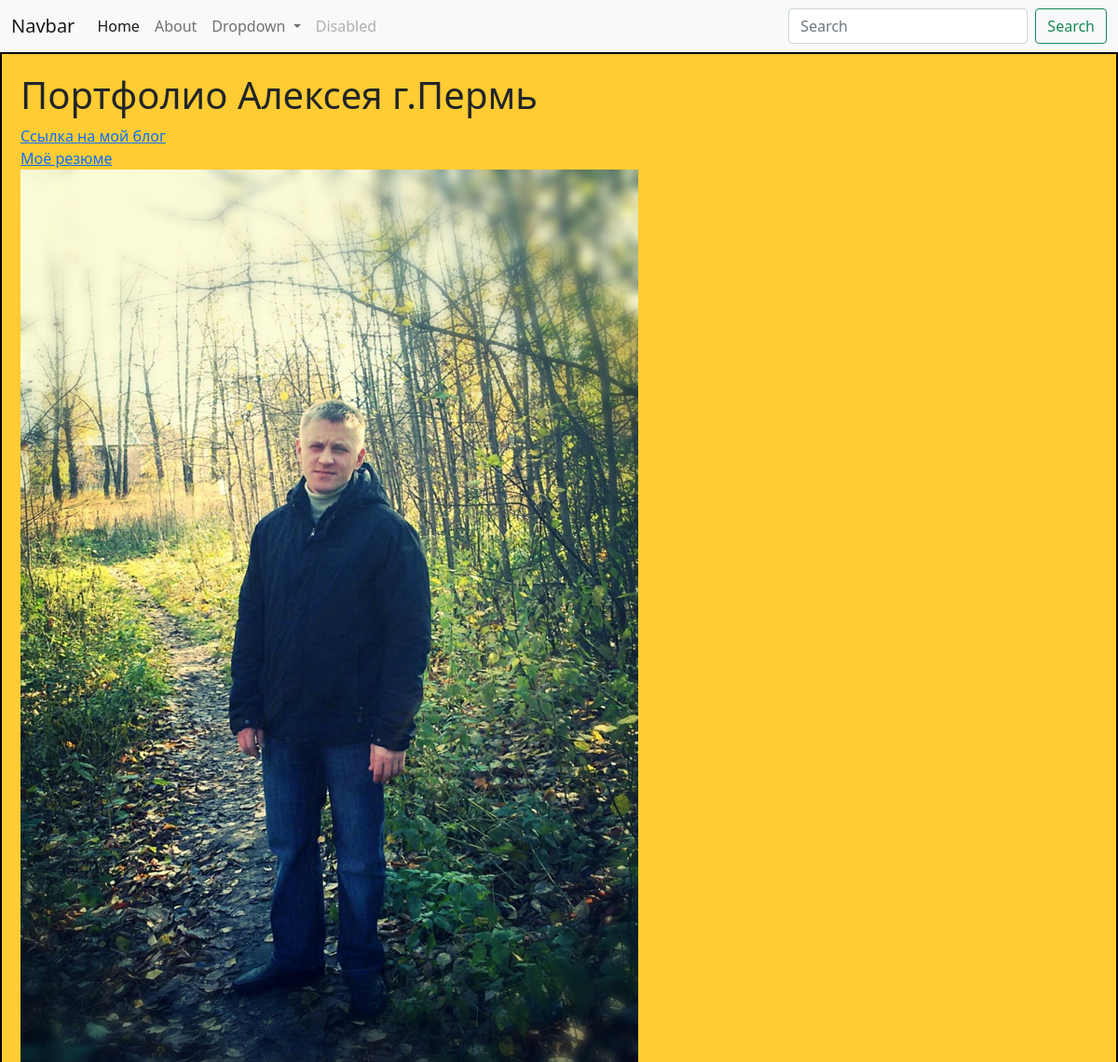
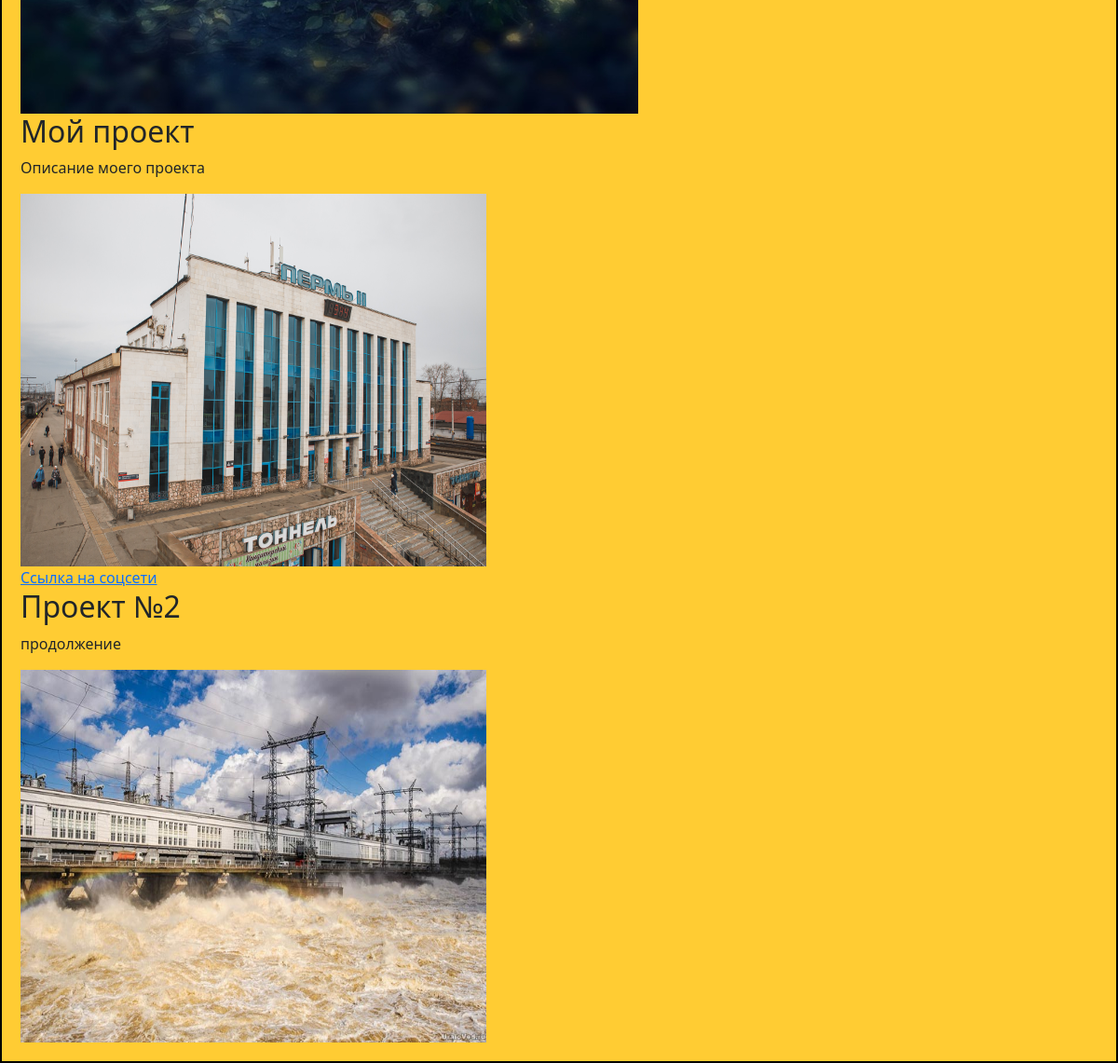
The page / on the database its author committed (2 pictures, top to bottom).
### portfolio/models.py (models this page shows, shortened)
class Project(models.Model):
    tittle = models.CharField(max_length = 100)
    description = models.CharField(max_length = 250)
    image = models.ImageField(upload_to='portfolio/images/')
    url = models.URLField(blank=True)

### portfolio/views.py (the view)
# urls.py: 2. Add a URL to urlpatterns:  path('', views.home, name='home')
def home(request):
    projects = Project.objects.all()
    return render(request, 'portfolio/home.html', {'projects':projects})

### portfolio/templates/portfolio/home.html (shortened to what this page needs)
    {% extends 'portfolio/base.html' %}
    {% block content %}
          <h1 id="hometext" class="font-weight-bold">Портфолио Алексея г.Пермь</h1>
    {% load static %}
    <a href="{% url 'blog:all_blogs' %}">Ссылка на мой блог</a>
    <br>
    <a href="{% static 'portfolio/resume.pdf' %}">Моё резюме</a>
    <br>
    <img src="{% static 'portfolio/WUwF3vOr3PM.jpg' %}">
    {% for project in projects %}
    <h2>{{ project.tittle }}</h2>
    <p>{{ project.description }}</p>
    <img src="{{ project.image.url }}" height="400" width="500">
    {% if project.url %}
    <br><a href="{{ project.url }}">Ссылка на соцсети</a>
    {% endif %}
    {% endfor %}
{% endblock %}

### portfolio/templates/portfolio/base.html (shortened to what this page needs)
<!doctype html>
<html lang="en">
  <head>
    <link href="https://cdn.jsdelivr.net/npm/bootstrap@5.1.3/dist/css/bootstrap.min.css" rel="stylesheet">
  </head>
  <body>
    <nav class="navbar navbar-expand-lg navbar-light bg-light">
  <div class="container-fluid">
    <a class="navbar-brand" href="#">Navbar</a>
    <div class="collapse navbar-collapse" id="navbarSupportedContent">
      <ul class="navbar-nav me-auto mb-2 mb-lg-0">
        <li class="nav-item">
          <a class="nav-link active" aria-current="page" href="{% url 'home' %}">Home</a>
        </li>
        <li class="nav-item">
          <a class="nav-link" href="{% url 'blog:all_blogs' %}">About</a>
        </li>
        <li class="nav-item dropdown">
          <a class="nav-link dropdown-toggle" href="#" id="navbarDropdown" role="button" data-bs-toggle="dropdown" aria-expanded="false">
            Dropdown
          </a>
        </li>
        <li class="nav-item">
          <a class="nav-link disabled">Disabled</a>
        </li>
      </ul>
      <form class="d-flex">
        <input class="form-control me-2" type="search" placeholder="Search" aria-label="Search">
        <button class="btn btn-outline-success" type="submit">Search</button>
      </form>
    </div>
  </div>
</nav>
</head>
<body>
 <div class="layer">
{% block content %}{% endblock %}
     </div>
  </body>
</html>

### portfolio/templates/portfolio/base.html (style rules this page uses)
.layer { background: #fc3; border: 2px solid black; padding: 20px; }

### rows shown on the page
Project: tittle "Мой проект", description "Описание моего проекта", image (picture)
Project: tittle "Проект №2", description "продолжение", image (picture)
